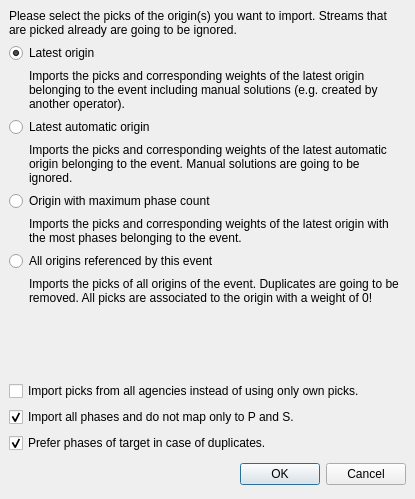
<ui version="4.0" >
 <author></author>
 <comment></comment>
 <exportmacro></exportmacro>
 <class>ImportPicks</class>
 <widget class="QDialog" name="ImportPicks" >
  <property name="geometry" >
   <rect>
    <x>0</x>
    <y>0</y>
    <width>415</width>
    <height>499</height>
   </rect>
  </property>
  <property name="sizePolicy" >
   <sizepolicy>
    <hsizetype>5</hsizetype>
    <vsizetype>5</vsizetype>
    <horstretch>0</horstretch>
    <verstretch>0</verstretch>
   </sizepolicy>
  </property>
  <property name="windowTitle" >
   <string>Import picks</string>
  </property>
  <layout class="QVBoxLayout" >
   <property name="margin" >
    <number>9</number>
   </property>
   <property name="spacing" >
    <number>6</number>
   </property>
   <item>
    <widget class="QLabel" name="label" >
     <property name="text" >
      <string>Please select the picks of the origin(s) you want to import. Streams that are picked already are going to be ignored.</string>
     </property>
     <property name="wordWrap" >
      <bool>true</bool>
     </property>
    </widget>
   </item>
   <item>
    <widget class="QRadioButton" name="radioLatestOrigin" >
     <property name="text" >
      <string>Latest origin</string>
     </property>
     <property name="checked" >
      <bool>true</bool>
     </property>
    </widget>
   </item>
   <item>
    <layout class="QHBoxLayout" >
     <property name="margin" >
      <number>0</number>
     </property>
     <property name="spacing" >
      <number>6</number>
     </property>
     <item>
      <spacer>
       <property name="orientation" >
        <enum>Qt::Horizontal</enum>
       </property>
       <property name="sizeType" >
        <enum>QSizePolicy::Fixed</enum>
       </property>
       <property name="sizeHint" >
        <size>
         <width>20</width>
         <height>20</height>
        </size>
       </property>
      </spacer>
     </item>
     <item>
      <widget class="QLabel" name="label_2" >
       <property name="text" >
        <string>Imports the picks and corresponding weights of the latest origin belonging to the event including manual solutions (e.g. created by another operator).</string>
       </property>
       <property name="wordWrap" >
        <bool>true</bool>
       </property>
      </widget>
     </item>
    </layout>
   </item>
   <item>
    <widget class="QRadioButton" name="radioLatestAutomaticOrigin" >
     <property name="text" >
      <string>Latest automatic origin</string>
     </property>
    </widget>
   </item>
   <item>
    <layout class="QHBoxLayout" >
     <property name="margin" >
      <number>0</number>
     </property>
     <property name="spacing" >
      <number>6</number>
     </property>
     <item>
      <spacer>
       <property name="orientation" >
        <enum>Qt::Horizontal</enum>
       </property>
       <property name="sizeType" >
        <enum>QSizePolicy::Fixed</enum>
       </property>
       <property name="sizeHint" >
        <size>
         <width>20</width>
         <height>20</height>
        </size>
       </property>
      </spacer>
     </item>
     <item>
      <widget class="QLabel" name="label_5" >
       <property name="text" >
        <string>Imports the picks and corresponding weights of the latest automatic origin belonging to the event. Manual solutions are going to be ignored.</string>
       </property>
       <property name="wordWrap" >
        <bool>true</bool>
       </property>
      </widget>
     </item>
    </layout>
   </item>
   <item>
    <widget class="QRadioButton" name="radioMaxPhaseOrigin" >
     <property name="text" >
      <string>Origin with maximum phase count</string>
     </property>
    </widget>
   </item>
   <item>
    <layout class="QHBoxLayout" >
     <property name="margin" >
      <number>0</number>
     </property>
     <property name="spacing" >
      <number>6</number>
     </property>
     <item>
      <spacer>
       <property name="orientation" >
        <enum>Qt::Horizontal</enum>
       </property>
       <property name="sizeType" >
        <enum>QSizePolicy::Fixed</enum>
       </property>
       <property name="sizeHint" >
        <size>
         <width>20</width>
         <height>20</height>
        </size>
       </property>
      </spacer>
     </item>
     <item>
      <widget class="QLabel" name="label_3" >
       <property name="text" >
        <string>Imports the picks and corresponding weights of the latest origin with the most phases belonging to the event.</string>
       </property>
       <property name="wordWrap" >
        <bool>true</bool>
       </property>
      </widget>
     </item>
    </layout>
   </item>
   <item>
    <widget class="QRadioButton" name="radioAllOrigins" >
     <property name="text" >
      <string>All origins referenced by this event</string>
     </property>
    </widget>
   </item>
   <item>
    <layout class="QHBoxLayout" >
     <property name="margin" >
      <number>0</number>
     </property>
     <property name="spacing" >
      <number>6</number>
     </property>
     <item>
      <spacer>
       <property name="orientation" >
        <enum>Qt::Horizontal</enum>
       </property>
       <property name="sizeType" >
        <enum>QSizePolicy::Fixed</enum>
       </property>
       <property name="sizeHint" >
        <size>
         <width>20</width>
         <height>20</height>
        </size>
       </property>
      </spacer>
     </item>
     <item>
      <widget class="QLabel" name="label_4" >
       <property name="text" >
        <string>Imports the picks of all origins of the event. Duplicates are going to be removed. All picks are associated to the origin with a weight of 0!</string>
       </property>
       <property name="wordWrap" >
        <bool>true</bool>
       </property>
      </widget>
     </item>
    </layout>
   </item>
   <item>
    <spacer>
     <property name="orientation" >
      <enum>Qt::Vertical</enum>
     </property>
     <property name="sizeHint" >
      <size>
       <width>397</width>
       <height>21</height>
      </size>
     </property>
    </spacer>
   </item>
   <item>
    <widget class="QCheckBox" name="checkAllAgencies" >
     <property name="text" >
      <string>Import picks from all agencies instead of using only own picks.</string>
     </property>
    </widget>
   </item>
   <item>
    <widget class="QCheckBox" name="checkAllPhases" >
     <property name="text" >
      <string>Import all phases and do not map only to P and S.</string>
     </property>
     <property name="checked" >
      <bool>true</bool>
     </property>
    </widget>
   </item>
   <item>
    <widget class="QCheckBox" name="checkPreferTargetPhases" >
     <property name="text" >
      <string>Prefer phases of target in case of duplicates.</string>
     </property>
     <property name="checked" >
      <bool>true</bool>
     </property>
    </widget>
   </item>
   <item>
    <layout class="QHBoxLayout" >
     <property name="margin" >
      <number>0</number>
     </property>
     <property name="spacing" >
      <number>6</number>
     </property>
     <item>
      <spacer>
       <property name="orientation" >
        <enum>Qt::Horizontal</enum>
       </property>
       <property name="sizeHint" >
        <size>
         <width>131</width>
         <height>31</height>
        </size>
       </property>
      </spacer>
     </item>
     <item>
      <widget class="QPushButton" name="okButton" >
       <property name="text" >
        <string>OK</string>
       </property>
      </widget>
     </item>
     <item>
      <widget class="QPushButton" name="cancelButton" >
       <property name="text" >
        <string>Cancel</string>
       </property>
      </widget>
     </item>
    </layout>
   </item>
  </layout>
 </widget>
 <pixmapfunction></pixmapfunction>
 <resources/>
 <connections>
  <connection>
   <sender>okButton</sender>
   <signal>clicked()</signal>
   <receiver>ImportPicks</receiver>
   <slot>accept()</slot>
   <hints>
    <hint type="sourcelabel" >
     <x>278</x>
     <y>253</y>
    </hint>
    <hint type="destinationlabel" >
     <x>96</x>
     <y>254</y>
    </hint>
   </hints>
  </connection>
  <connection>
   <sender>cancelButton</sender>
   <signal>clicked()</signal>
   <receiver>ImportPicks</receiver>
   <slot>reject()</slot>
   <hints>
    <hint type="sourcelabel" >
     <x>369</x>
     <y>253</y>
    </hint>
    <hint type="destinationlabel" >
     <x>179</x>
     <y>282</y>
    </hint>
   </hints>
  </connection>
 </connections>
</ui>
